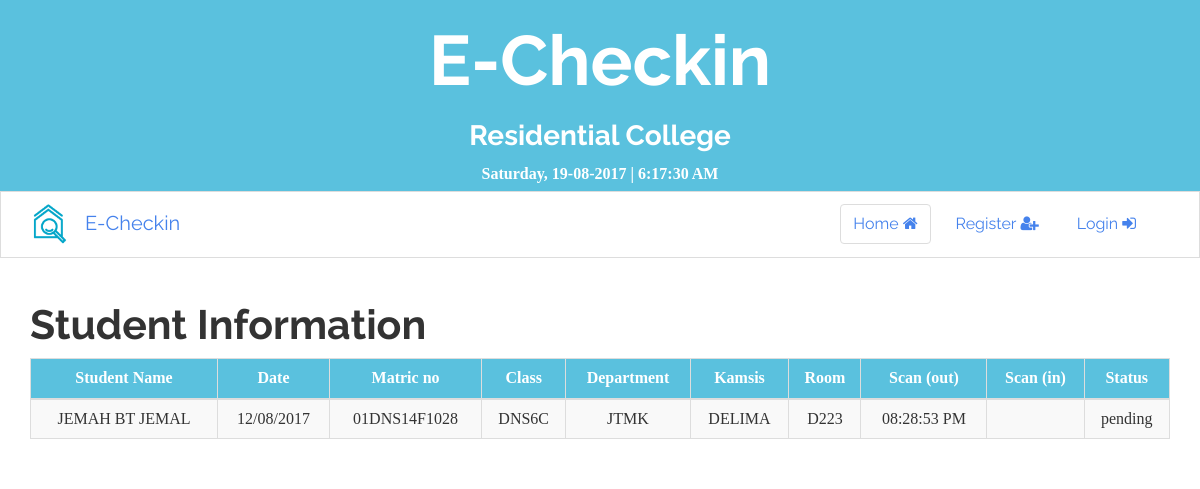
The page / on the database its author committed.
### tables this page shows
CREATE TABLE `public` (
  `ic` varchar(15) DEFAULT NULL,
  `masuk` varchar(15) DEFAULT NULL,
  `keluar` varchar(15) DEFAULT NULL,
  `tarikh` varchar(15) DEFAULT NULL,
  `status` varchar(15) DEFAULT NULL
);

CREATE TABLE `user` (
  `ic` varchar(15) NOT NULL,
  `nama` varchar(100) NOT NULL,
  `no_matrik` varchar(15) NOT NULL,
  `kelas` varchar(15) NOT NULL,
  `jabatan` varchar(15) NOT NULL,
  `kamsis` varchar(15) NOT NULL,
  `no_bilik` varchar(15) DEFAULT NULL
);

### index.php (the view, shortened to what this page needs)
<?php
    require 'header.php';
    require 'connection.php';
?>
<body>
  <div class="bg-img" align="center">
      <div class="container">
          <h1>E-Checkin</h1>
          <h3>Residential College</h3>
          <label><?php echo date("l, d-m-Y")." | ";?><span id="clock"><?php echo date("g:i:s A"); ?></span></label>
      </div>
  </div>
  <nav class="navbar navbar-default">
      <div class="container">
          <div class="navbar-header">
              <img class="navbar-brand" src="images/e_checkin.png"><a class="navbar-brand" href="#">E-Checkin</a>
          </div>
          <div id="navbar" class="collapse navbar-collapse">
              <ul class="nav navbar-nav navbar-right">
                  <li class="active"><a href="index.php">Home&nbsp<i class="fa fa-home" aria-hidden="true"></i></a></li>
                  <li><a href="register.php">Register&nbsp<i class="fa fa-user-plus" aria-hidden="true"></i></a></li>
                  <li><a href="login.php">Login&nbsp<i class="fa fa-sign-in" aria-hidden="true"></i></a></li>
              </ul>
          </div>
      </div>
  </nav>
    <div class="container">
      <h1>Student Information</h1>
      <div id="mytable" class="table-responsive">
          <table id="myTable" class="table table-hover table-bordered table-striped">
              <thead align="center">
                  <tr class="table-bg myHead">
                    <th>Student Name</th>
                    <th>Date</th>
                    <th>Matric no</th>
                    <th>Class</th>
                    <th>Department</th>
                    <th>Kamsis</th>
                    <th>Room</th>
                    <th>Scan (out)</th>
                    <th>Scan (in)</th>
                    <th>Status</th>
                  </tr>
              </thead>
              <tbody>
                <?php
                  $sql = "SELECT nama, tarikh, no_matrik, kelas, jabatan, kamsis, no_bilik, keluar, masuk, status
                  FROM user JOIN public ON user.ic = public.ic WHERE masuk=''";
                  $result = mysqli_query($conn,$sql);
                  while ($row = mysqli_fetch_array($result)) {
                    echo "<tr>";
                    echo "<td>" . $row['nama'] . "</td>";
                    echo "<td>" . $row['tarikh'] . "</td>";
                    echo "<td>" . $row['no_matrik'] . "</td>";
                    echo "<td>" . $row['kelas'] . "</td>";
                    echo "<td>" . $row['jabatan'] . "</td>";
                    echo "<td>" . $row['kamsis'] . "</td>";
                    echo "<td>" . $row['no_bilik'] . "</td>";
                    echo "<td>" . $row['keluar'] . "</td>";
                    echo "<td>" . $row['masuk'] . "</td>";
                    echo "<td>" . $row['status'] . "</td>";
                    echo "</tr>";
                  }
                ?>
              </tbody>
          </table>
      </div>
    </div>
</body>
<?php
    require 'footer.php';
?>

### css/style.css (style rules this page uses)
th, tr { text-align: center; }
.table-bg { background-color: #5ac1de; color: #fff; }
.navbar { border-radius: 0 !important; }
.bg-img { background-color: #5ac1de; color: #fff; width: 100%; }
.bg-img h1 { font-size: 70px; font-weight: bold; height: auto }

### rows shown on the page
public: ic.nama "JEMAH BT JEMAL", tarikh "12/08/2017", ic.no_matrik "01DNS14F1028", ic.kelas "DNS6C", ic.jabatan "JTMK", ic.kamsis "DELIMA", ic.no_bilik "D223", keluar "08:28:53 PM", status "pending"
